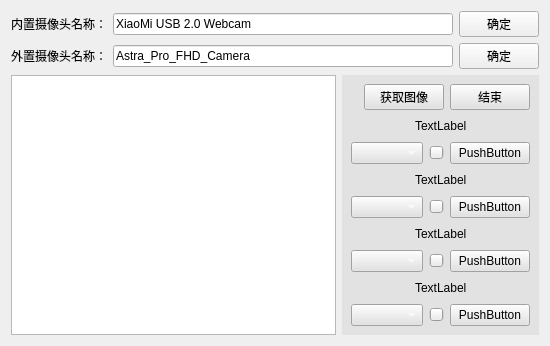
         <widget class="QWidget" name="tab">
          <attribute name="title">
           <string>相机</string>
          </attribute>
          <layout class="QVBoxLayout" name="verticalLayout_14">
           <item>
            <layout class="QVBoxLayout" name="verticalLayout_8">
             <item>
              <layout class="QVBoxLayout" name="verticalLayout_2">
               <item>
                <layout class="QHBoxLayout" name="horizontalLayout_6">
                 <item>
                  <widget class="QLabel" name="label_3">
                   <property name="text">
                    <string>内置摄像头名称：</string>
                   </property>
                  </widget>
                 </item>
                 <item>
                  <widget class="QLineEdit" name="lineEdit_video0">
                   <property name="text">
                    <string>XiaoMi USB 2.0 Webcam</string>
                   </property>
                  </widget>
                 </item>
                 <item>
                  <widget class="QPushButton" name="pushButton_0_video">
                   <property name="text">
                    <string>确定</string>
                   </property>
                  </widget>
                 </item>
                </layout>
               </item>
               <item>
                <layout class="QHBoxLayout" name="horizontalLayout_7">
                 <item>
                  <widget class="QLabel" name="label_4">
                   <property name="text">
                    <string>外置摄像头名称：</string>
                   </property>
                  </widget>
                 </item>
                 <item>
                  <widget class="QLineEdit" name="lineEdit_video1">
                   <property name="text">
                    <string>Astra_Pro_FHD_Camera</string>
                   </property>
                  </widget>
                 </item>
                 <item>
                  <widget class="QPushButton" name="pushButton_1_video">
                   <property name="text">
                    <string>确定</string>
                   </property>
                  </widget>
                 </item>
                </layout>
               </item>
              </layout>
             </item>
             <item>
              <layout class="QHBoxLayout" name="horizontalLayout_14" stretch="2,1">
               <item>
                <widget class="QGraphicsView" name="GV_window"/>
               </item>
               <item>
                <widget class="QWidget" name="widget_3" native="true">
                 <property name="styleSheet">
                  <string notr="true">background-color: rgb(226, 226, 226);</string>
                 </property>
                 <layout class="QVBoxLayout" name="verticalLayout_7">
                  <item>
                   <layout class="QVBoxLayout" name="verticalLayout_6">
                    <item>
                     <layout class="QHBoxLayout" name="horizontalLayout_15">
                      <item>
                       <spacer name="horizontalSpacer_10">
                        <property name="orientation">
                         <enum>Qt::Orientation::Horizontal</enum>
                        </property>
                        <property name="sizeHint" stdset="0">
                         <size>
                          <width>40</width>
                          <height>20</height>
                         </size>
                        </property>
                       </spacer>
                      </item>
                      <item>
                       <widget class="QPushButton" name="pushButton_3">
                        <property name="text">
                         <string>获取图像</string>
                        </property>
                       </widget>
                      </item>
                      <item>
                       <widget class="QPushButton" name="pushButton_stop">
                        <property name="text">
                         <string>结束</string>
                        </property>
                       </widget>
                      </item>
                     </layout>
                    </item>
                    <item>
                     <layout class="QVBoxLayout" name="verticalLayout">
                      <item>
                       <layout class="QHBoxLayout" name="horizontalLayout_3">
                        <item>
                         <spacer name="horizontalSpacer">
                          <property name="orientation">
                           <enum>Qt::Orientation::Horizontal</enum>
                          </property>
                          <property name="sizeHint" stdset="0">
                           <size>
                            <width>40</width>
                            <height>20</height>
                           </size>
                          </property>
                         </spacer>
                        </item>
                        <item>
                         <widget class="QLabel" name="label">
                          <property name="text">
                           <string>TextLabel</string>
                          </property>
                         </widget>
                        </item>
                        <item>
                         <spacer name="horizontalSpacer_2">
                          <property name="orientation">
                           <enum>Qt::Orientation::Horizontal</enum>
                          </property>
                          <property name="sizeHint" stdset="0">
                           <size>
                            <width>40</width>
                            <height>20</height>
                           </size>
                          </property>
                         </spacer>
                        </item>
                       </layout>
                      </item>
                      <item>
                       <layout class="QHBoxLayout" name="horizontalLayout_2">
                        <item>
                         <widget class="QComboBox" name="comboBox">
                          <property name="styleSheet">
                           <string notr="true">color: rgb(255, 255, 255);</string>
                          </property>
                         </widget>
                        </item>
                        <item>
                         <widget class="QSlider" name="horizontalSlider">
                          <property name="styleSheet">
                           <string notr="true"/>
                          </property>
                          <property name="orientation">
                           <enum>Qt::Orientation::Horizontal</enum>
                          </property>
                         </widget>
                        </item>
                        <item>
                         <widget class="QPushButton" name="pushButton">
                          <property name="styleSheet">
                           <string notr="true"/>
                          </property>
                          <property name="text">
                           <string>PushButton</string>
                          </property>
                         </widget>
                        </item>
                       </layout>
                      </item>
                     </layout>
                    </item>
                    <item>
                     <layout class="QVBoxLayout" name="verticalLayout_3">
                      <item>
                       <layout class="QHBoxLayout" name="horizontalLayout_8">
                        <item>
                         <spacer name="horizontalSpacer_3">
                          <property name="orientation">
                           <enum>Qt::Orientation::Horizontal</enum>
                          </property>
                          <property name="sizeHint" stdset="0">
                           <size>
                            <width>40</width>
                            <height>20</height>
                           </size>
                          </property>
                         </spacer>
                        </item>
                        <item>
                         <widget class="QLabel" name="label_5">
                          <property name="text">
                           <string>TextLabel</string>
                          </property>
                         </widget>
                        </item>
                        <item>
                         <spacer name="horizontalSpacer_4">
                          <property name="orientation">
                           <enum>Qt::Orientation::Horizontal</enum>
                          </property>
                          <property name="sizeHint" stdset="0">
                           <size>
                            <width>40</width>
                            <height>20</height>
                           </size>
                          </property>
                         </spacer>
                        </item>
                       </layout>
                      </item>
                      <item>
                       <layout class="QHBoxLayout" name="horizontalLayout_9">
                        <item>
                         <widget class="QComboBox" name="comboBox_2">
                          <property name="styleSheet">
                           <string notr="true">color: rgb(255, 255, 255);</string>
                          </property>
                         </widget>
                        </item>
                        <item>
                         <widget class="QSlider" name="horizontalSlider_2">
                          <property name="styleSheet">
                           <string notr="true"/>
                          </property>
                          <property name="orientation">
                           <enum>Qt::Orientation::Horizontal</enum>
                          </property>
                         </widget>
                        </item>
                        <item>
                         <widget class="QPushButton" name="pushButton_4">
                          <property name="styleSheet">
                           <string notr="true"/>
                          </property>
                          <property name="text">
                           <string>PushButton</string>
                          </property>
                         </widget>
                        </item>
                       </layout>
                      </item>
                     </layout>
                    </item>
                    <item>
                     <layout class="QVBoxLayout" name="verticalLayout_4">
                      <item>
                       <layout class="QHBoxLayout" name="horizontalLayout_10">
                        <item>
                         <spacer name="horizontalSpacer_5">
                          <property name="orientation">
                           <enum>Qt::Orientation::Horizontal</enum>
                          </property>
                          <property name="sizeHint" stdset="0">
                           <size>
                            <width>40</width>
                            <height>20</height>
                           </size>
                          </property>
                         </spacer>
                        </item>
                        <item>
                         <widget class="QLabel" name="label_6">
                          <property name="text">
                           <string>TextLabel</string>
                          </property>
                         </widget>
                        </item>
                        <item>
                         <spacer name="horizontalSpacer_6">
                          <property name="orientation">
                           <enum>Qt::Orientation::Horizontal</enum>
                          </property>
                          <property name="sizeHint" stdset="0">
                           <size>
                            <width>40</width>
                            <height>20</height>
                           </size>
                          </property>
                         </spacer>
                        </item>
                       </layout>
                      </item>
                      <item>
                       <layout class="QHBoxLayout" name="horizontalLayout_11">
                        <item>
                         <widget class="QComboBox" name="comboBox_3">
                          <property name="styleSheet">
                           <string notr="true">color: rgb(255, 255, 255);</string>
                          </property>
                         </widget>
                        </item>
                        <item>
                         <widget class="QSlider" name="horizontalSlider_3">
                          <property name="styleSheet">
                           <string notr="true"/>
                          </property>
                          <property name="orientation">
                           <enum>Qt::Orientation::Horizontal</enum>
                          </property>
                         </widget>
                        </item>
                        <item>
                         <widget class="QPushButton" name="pushButton_5">
                          <property name="styleSheet">
                           <string notr="true"/>
                          </property>
                          <property name="text">
                           <string>PushButton</string>
                          </property>
                         </widget>
                        </item>
                       </layout>
                      </item>
                     </layout>
                    </item>
                    <item>
                     <layout class="QVBoxLayout" name="verticalLayout_5">
                      <item>
                       <layout class="QHBoxLayout" name="horizontalLayout_12">
                        <item>
                         <spacer name="horizontalSpacer_7">
                          <property name="orientation">
                           <enum>Qt::Orientation::Horizontal</enum>
                          </property>
                          <property name="sizeHint" stdset="0">
                           <size>
                            <width>40</width>
                            <height>20</height>
                           </size>
                          </property>
                         </spacer>
                        </item>
                        <item>
                         <widget class="QLabel" name="label_7">
                          <property name="text">
                           <string>TextLabel</string>
                          </property>
                         </widget>
                        </item>
                        <item>
                         <spacer name="horizontalSpacer_8">
                          <property name="orientation">
                           <enum>Qt::Orientation::Horizontal</enum>
                          </property>
                          <property name="sizeHint" stdset="0">
                           <size>
                            <width>40</width>
                            <height>20</height>
                           </size>
                          </property>
                         </spacer>
                        </item>
                       </layout>
                      </item>
                      <item>
                       <layout class="QHBoxLayout" name="horizontalLayout_13">
                        <item>
                         <widget class="QComboBox" name="comboBox_4">
                          <property name="styleSheet">
                           <string notr="true">color: rgb(255, 255, 255);</string>
                          </property>
                         </widget>
                        </item>
                        <item>
                         <widget class="QSlider" name="horizontalSlider_4">
                          <property name="styleSheet">
                           <string notr="true"/>
                          </property>
                          <property name="orientation">
                           <enum>Qt::Orientation::Horizontal</enum>
                          </property>
                         </widget>
                        </item>
                        <item>
                         <widget class="QPushButton" name="pushButton_6">
                          <property name="styleSheet">
                           <string notr="true"/>
                          </property>
                          <property name="text">
                           <string>PushButton</string>
                          </property>
                         </widget>
                        </item>
                       </layout>
                      </item>
                     </layout>
                    </item>
                   </layout>
                  </item>
                 </layout>
                </widget>
               </item>
              </layout>
             </item>
            </layout>
           </item>
          </layout>
         </widget>
